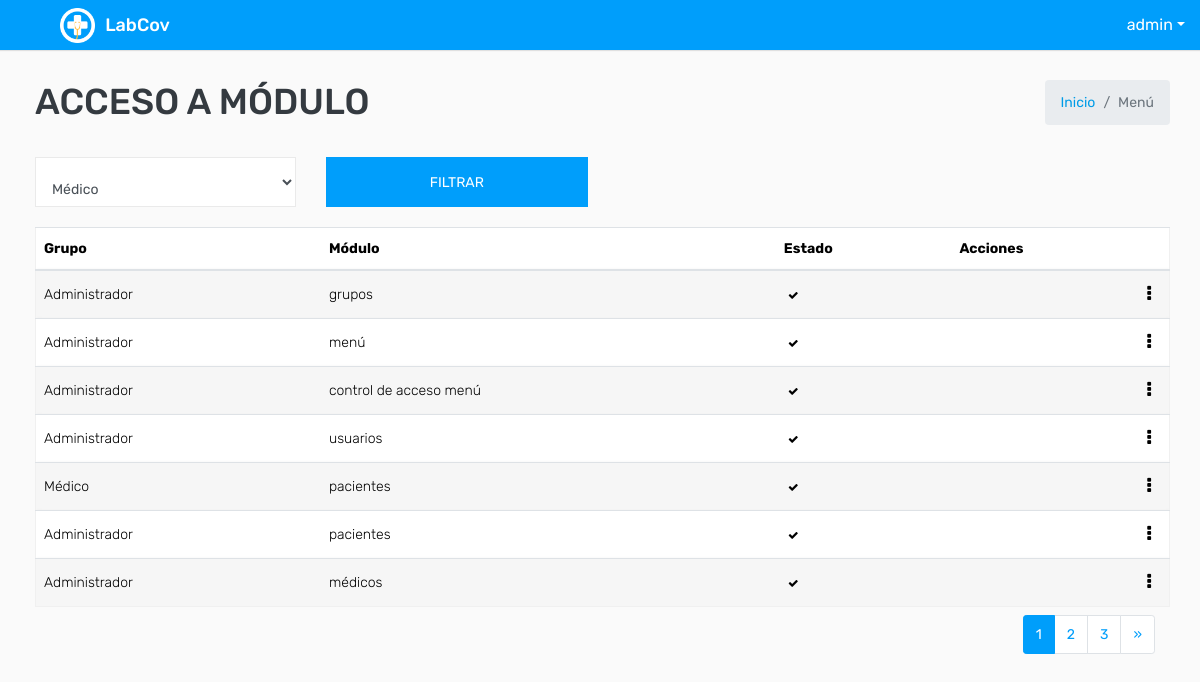
The app's page /menu/acceso/ (signed in), older data.
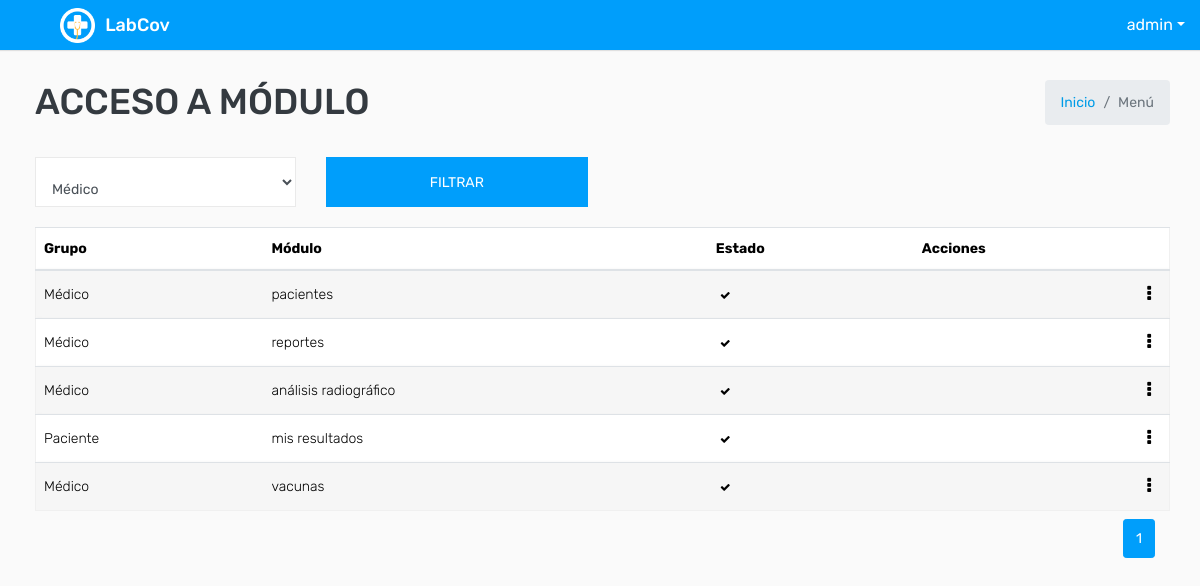
The same page, newer data.
### covid/models.py (models this page shows, shortened)
class Menu_Groups(models.Model):
    group = models.ForeignKey(Group,on_delete=models.CASCADE)
    menu = models.ForeignKey(Menu,on_delete=models.CASCADE)
    activo = models.BooleanField(default=True)

class ModeloBase(models.Model):
    class Meta:
        abstract = True
    """Model definition for ModeloBase."""
    fecha_creacion = models.DateTimeField(verbose_name='Fecha creación',auto_now_add=True)
    usuario_creacion = models.ForeignKey(settings.AUTH_USER_MODEL, verbose_name='Usuario Creación', related_name='+', blank=True, null=True,on_delete=models.PROTECT, editable=False)
    usuario_modificacion = models.ForeignKey(settings.AUTH_USER_MODEL, verbose_name='Usuario Modificación', related_name='+', blank=True, null=True,on_delete=models.PROTECT , editable=False)
    fecha_modificacion = models.DateTimeField(verbose_name='Fecha Modificación', auto_now=True)
    estado_registro = models.BooleanField(verbose_name="Estado del registro",default=True)

class Menu(ModeloBase):
    titulo = models.CharField(verbose_name='Título',max_length=200)
    descripcion = models.CharField( verbose_name='Descripciòn',max_length=200)
    icono = models.ImageField(verbose_name="icono", upload_to='icon/')
    url = models.CharField(verbose_name='Url', max_length=200)
    grupo = models.ManyToManyField(Group, through='Menu_Groups', verbose_name='Grupos de usuario')
    activo = models.BooleanField(default=True)
    class Meta:
        verbose_name = 'Menu'
        verbose_name_plural = 'Menus'
    def __str__(self):
        return '{}'.format(self.titulo)

### covid/views.py (the view)
# urls.py: path('menu/acceso/', key.Menu_AccesoListView.as_view(), name="menuAcceso_listar") ,
class Menu_AccesoListView(LoginRequiredMixin,PermissionRequiredMixin,ListView):
    permission_required = 'covid.view_menu_groups'
    paginate_by = 7
    model = Menu_Groups
    template_name = "menu/accesoModulo_listar.html"
    def get_queryset(self):
        busqueda = self.request.GET.get("grupo")
        queryset = Menu_Groups.objects.all().order_by("pk")
        if busqueda:
            queryset = Menu_Groups.objects.filter(
                Q(group__id__icontains= busqueda)
                ).distinct().order_by("pk")
        return queryset
    def get_context_data(self, **kwargs):
        context = super().get_context_data(**kwargs)
        context['titulo'] = " Acceso a Módulo"
        context['grupos'] = Group.objects.all()
        return context

### templates/menu/accesoModulo_listar.html (shortened to what this page needs)
{% extends 'plantillaBase.html' %} {% block content %}
<div class="mt-2">
    <form action="" method="GET">
        <div class="row filter-row">
            <div class="col-sm-6 col-md-3">
                <div class="form-group form-focus  focused">
                    <select class="form-control " name="grupo" id="id_grupo">
                        {% for dato in grupos %}
                        <option value="{{ dato.id}}">{{ dato.name }}</option>
                        {% endfor %}
                    </select>
                </div>
            </div>
            <div class="col-sm-6 col-md-3">
                <button type="submit" class="btn btn-primary btn-block"> Filtrar </button>
            </div>
        </div>
    </form>
</div>
<div class="row ">
    <div class="col-md-12">
        <div class="table-responsive">
            <div id="DataTables_Table_0_wrapper" class="dataTables_wrapper dt-bootstrap4 no-footer">
                <div class="row">
                    <div class="col-sm-12">
                        <table class="table table-border table-striped custom-table  mb-0  no-footer" id="DataTables_Table_0" role="grid" aria-describedby="DataTables_Table_0_info">
                            <thead>
                                <tr>
                                    <th>Grupo</th>
                                    <th>Módulo</th>
                                    <th>Estado</th>
                                    <th>Acciones</th>
                                </tr>
                            </thead>
                            <tbody>
                                {% for dato in object_list %}
                                <tr>
                                    <td>{{ dato.group }}</td>
                                    <td>{{ dato.menu }}</td>
                                    <td>
                                        {% if dato.activo == True%}
                                        <a class="badge " data-toggle="tooltip" data-placement="top" title="Activo"><span class="fa fa-check "></span></a> {% else %}
                                        <a class="badge " data-toggle="tooltip" data-placement="top" title="Activo"><span class="fa fa-times "></span></a> {% endif %}
                                    </td>
                                    <td class="text-right">
                                        <div class="dropdown dropdown-action">
                                            <a class="action-icon dropdown-toggle" data-toggle="dropdown" aria-expanded="false"><i class="fa fa-ellipsis-v"></i></a>
                                        </div>
                                    </td>
                                </tr>
                                {% endfor %}
                            </tbody>
                        </table>
                    </div>
                </div>
            </div>
        </div>
        <div class="container-fluid">
            <ul class="pagination pagination-sm m-0 float-right">
                <nav aria-label="Page navigation example">
                    <ul class="pagination justify-content-center mt-2">
                         {% for i in page_obj.paginator.page_range %} {% if i == page_obj.number %}
                        <li class="page-item active">
                            <a class="page-link" href="#">{{ i }}</a>
                        </li>
                        {% else %}
                        <li class="page-item">
                            <a class="page-link" href="?page={{ i }}">{{ i }}</a>
                        </li>
                        {% endif %} {% endfor %} {% if page_obj.has_next %}
                        <li class="page-item">
                            <a class="page-link" href="?page={{ page_obj.next_page_number }}">&raquo;</a>
                        </li>
                        {% endif %}
                    </ul>
                </nav>
            </ul>
        </div>
    </div>
</div>
{% endblock %}

Row changes from the older to the newer data that the page shows:
removed Menu_Groups: group "Administrador", menu "grupos", activo True (drawn)
removed Menu_Groups: group "Administrador", menu "menú", activo True (drawn)
removed Menu_Groups: group "Administrador", menu "control de acceso menú", activo True (drawn)
removed Menu_Groups: group "Administrador", menu "usuarios", activo True (drawn)
removed Menu_Groups: group "Administrador", menu "pacientes", activo True (drawn)
removed Menu_Groups: group "Administrador", menu "médicos", activo True (drawn)
now on this page (row unchanged): Menu_Groups: group "Médico", menu "reportes", activo True (drawn)
now on this page (row unchanged): Menu_Groups: group "Médico", menu "análisis radiográfico", activo True (drawn)
now on this page (row unchanged): Menu_Groups: group "Paciente", menu "mis resultados", activo True (drawn)
now on this page (row unchanged): Menu_Groups: group "Médico", menu "vacunas", activo True (drawn)
Text that changed along with them:
list line gone: "2"
list line gone: "3"
